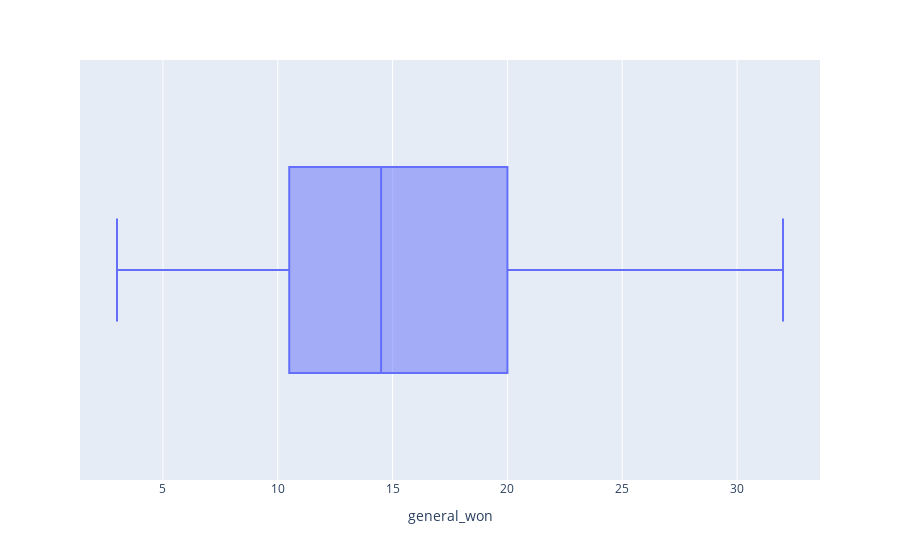

The cell this chart's notebook holds for it:
### Code cell
fig_2 = epl_dataset.plot.box(x = 'general_won')
fig_2.show()

### Figure 1 — Plotly figure (JSON) as saved in the notebook; plotly's stock layout.template omitted (floating-point values rounded to 4 significant figures)
{"data": [{"alignmentgroup": "True", "hovertemplate": "general_won=%{x}<extra></extra>", "legendgroup": "", "marker": {"color": "#636efa"}, "name": "", "notched": false, "offsetgroup": "", "orientation": "h", "showlegend": false, "type": "box", "x": [32, 30, 21, 23, 21, 19, 16, 15, 15, 15, 14, 14, 12, 13, 11, 9, 9, 10, 7, 3], "x0": " ", "xaxis": "x", "y0": " ", "yaxis": "y"}], "layout": {"boxmode": "group", "legend": {"tracegroupgap": 0}, "margin": {"t": 60}, "xaxis": {"anchor": "y", "domain": [0, 1], "title": {"text": "general_won"}}, "yaxis": {"anchor": "x", "domain": [0, 1]}}}
